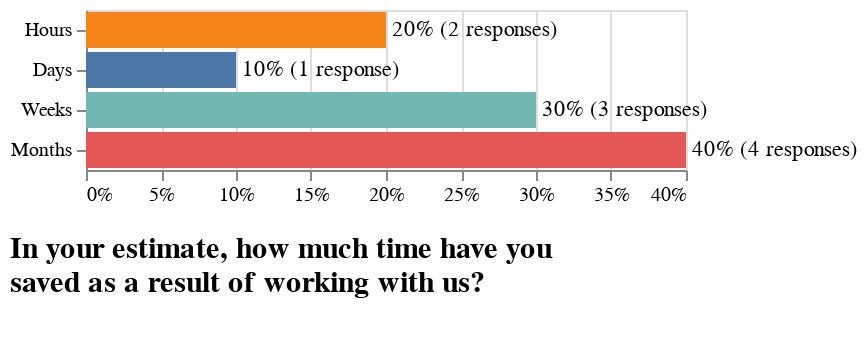

Notebook source saved alongside this figure:
### Code cell
question = (
    "In your estimate, how much time have you saved as a result of working with us?"
)
order = ["No time saved", "Minutes", "Hours", "Days"]

plot(data, question, order, "time-saved.png")

### Figure 1 — Vega-Lite specification as saved in the notebook (floating-point values rounded to 4 significant figures)
{"config": {"view": {"continuousWidth": 300, "continuousHeight": 300}, "title": {"anchor": "start", "fontSize": 15, "offset": 15, "orient": "bottom", "subtitleColor": "gray", "subtitleFontSize": 15}}, "layer": [{"mark": {"type": "bar"}, "encoding": {"color": {"field": "options", "legend": null, "type": "nominal"}, "x": {"axis": {"format": ".0%", "title": null}, "field": "percentage", "type": "quantitative"}, "y": {"axis": {"labels": true, "title": null}, "field": "options", "sort": ["No time saved", "Minutes", "Hours", "Days"], "type": "nominal"}}, "title": {"text": ["In your estimate, how much time have you", "saved as a result of working with us?"], "subtitle": []}}, {"mark": {"type": "text", "align": "left", "baseline": "middle", "dx": 3}, "encoding": {"text": {"field": "formatted", "type": "nominal"}, "x": {"field": "percentage", "type": "quantitative"}, "y": {"field": "options", "sort": ["No time saved", "Minutes", "Hours", "Days"], "type": "nominal"}}}], "data": {"name": "data-46a32ad93841a8f774854cd3a8a30935"}, "$schema": "https://vega.github.io/schema/vega-lite/v5.17.0.json", "datasets": {"data-46a32ad93841a8f774854cd3a8a30935": [{"options": "Days", "counts": 1, "percentage": 0.1, "formatted": "10% (1 response)"}, {"options": "Weeks", "counts": 3, "percentage": 0.3, "formatted": "30% (3 responses)"}, {"options": "Months", "counts": 4, "percentage": 0.4, "formatted": "40% (4 responses)"}, {"options": "Hours", "counts": 2, "percentage": 0.2, "formatted": "20% (2 responses)"}]}}
